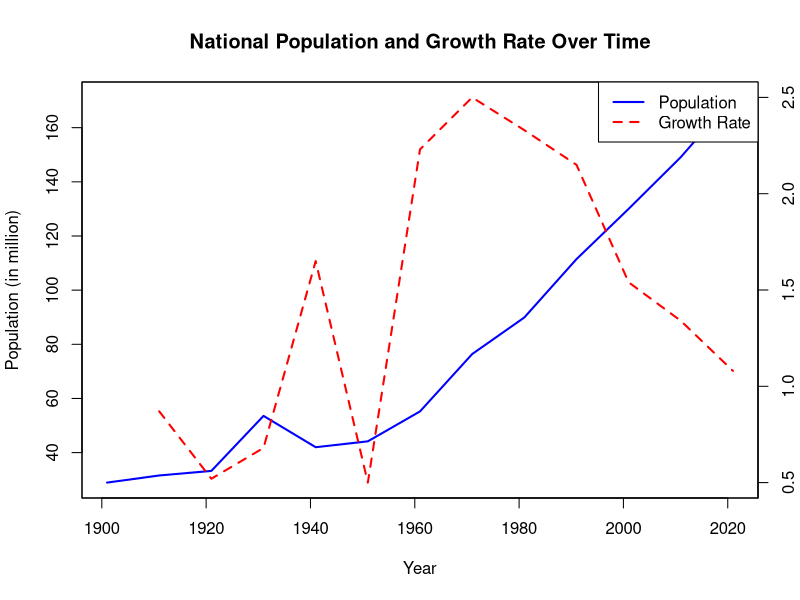
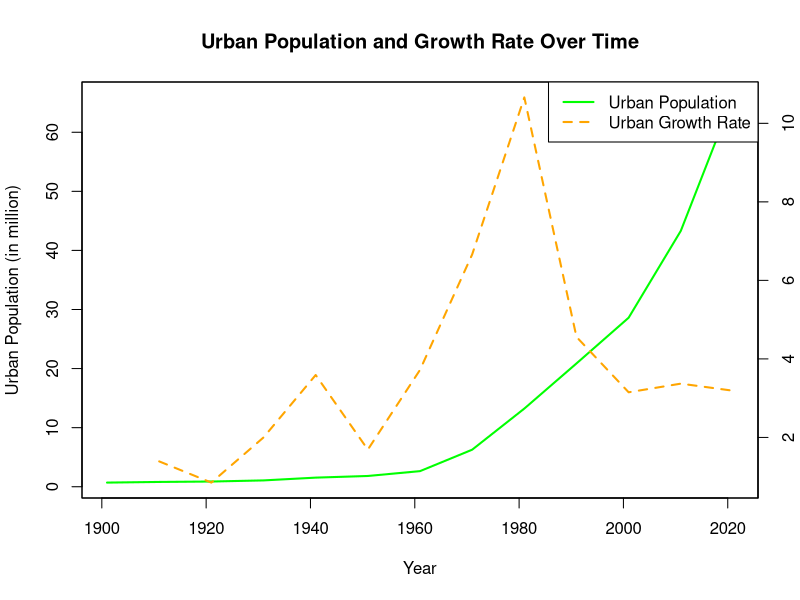
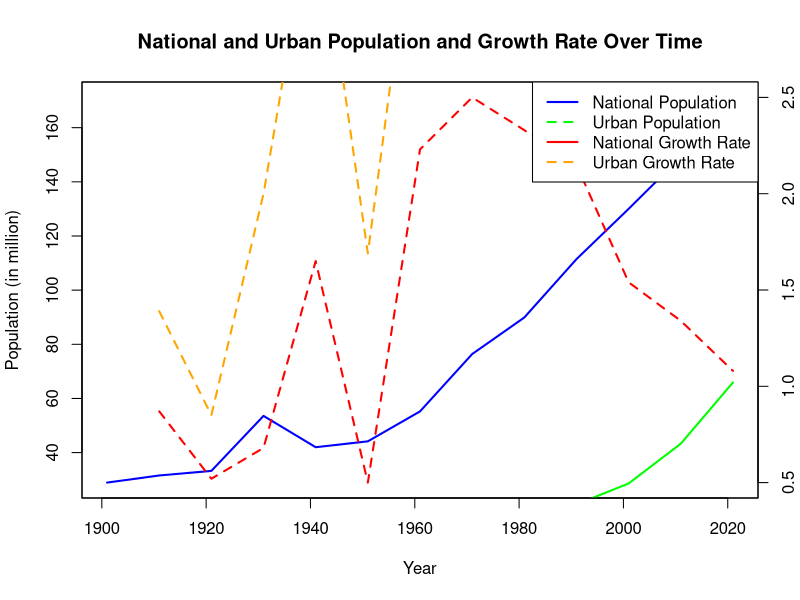
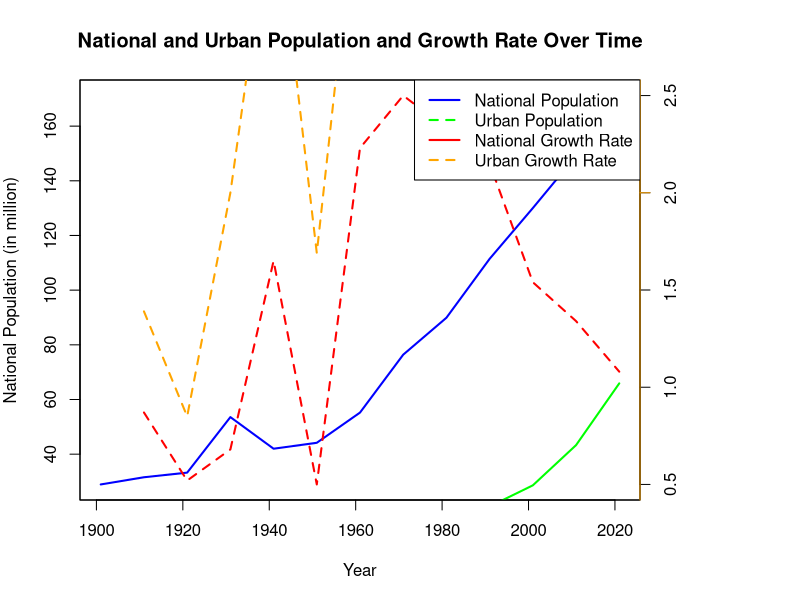

These charts were generated, in order, by the following R code:
## ---- chunk 1

# Create a data frame with the given data
data <- data.frame(
  Year = c(1901, 1911, 1921, 1931, 1941, 1951, 1961, 1971, 1981, 1991, 2001, 2011, 2021),
  Population = c(28.93, 31.56, 33.25, 53.56, 42.00, 44.17, 55.22, 76.40, 89.91, 111.46, 130.03, 149.13, 171.18),
  GrowthRate = c(NA, 0.87, 0.52, 0.68, 1.65, 0.50, 2.23, 2.50, 2.33, 2.15, 1.54, 1.34, 1.08)
)

# Plotting the Total Population
png("population_and_growth.png", width = 800, height = 600)  # Set width and height as per your preference
plot(data$Year, data$Population, type = "l", col = "blue", lwd = 2, 
     xlab = "Year", ylab = "Population (in million)",
     main = "National Population and Growth Rate Over Time")

# Adding a second y-axis for Growth Rate
par(new = TRUE)
plot(data$Year, data$GrowthRate, type = "l", col = "red", lty = 2, lwd = 2,
     xaxt = "n", yaxt = "n", xlab = "", ylab = "")

# Adjusting y-axis limits dynamically
max_population <- max(data$Population, na.rm = TRUE)
max_growth_rate <- max(data$GrowthRate, na.rm = TRUE)

axis(side = 4, at = pretty(seq(0, max_growth_rate, length.out = 6)))

# Adding legends
legend("topright", legend = c("Population", "Growth Rate"), col = c("blue", "red"), lty = 1:2, lwd = 2)

dev.off()  # Close the PNG device



## ---- chunk 2

# Create a data frame with the given data for Urban Population
urban_data <- data.frame(
  Year = c(1901, 1911, 1921, 1931, 1941, 1951, 1961, 1971, 1981, 1991, 2001, 2011, 2021),
  UrbanPopulation = c(0.70, 0.81, 0.88, 1.07, 1.54, 1.82, 2.64, 6.27, 13.23, 20.87, 28.61, 43.31, 65.9),
  UrbanGrowthRate = c(NA, 1.39, 0.85, 2.00, 3.59, 1.69, 3.72, 6.66, 10.66, 4.56, 3.15, 3.37, 3.19)
)

# Plotting the Urban Population
png("urban_population_and_growth.png", width = 800, height = 600)
plot(urban_data$Year, urban_data$UrbanPopulation, type = "l", col = "green", lwd = 2, 
     xlab = "Year", ylab = "Urban Population (in million)",
     main = "Urban Population and Growth Rate Over Time")

# Adding a second y-axis for Urban Growth Rate
par(new = TRUE)
plot(urban_data$Year, urban_data$UrbanGrowthRate, type = "l", col = "orange", lty = 2, lwd = 2,
     xaxt = "n", yaxt = "n", xlab = "", ylab = "")

# Adjusting y-axis limits dynamically
max_urban_population <- max(urban_data$UrbanPopulation, na.rm = TRUE)
max_urban_growth_rate <- max(urban_data$UrbanGrowthRate, na.rm = TRUE)

axis(side = 4, at = pretty(seq(0, max_urban_growth_rate, length.out = 6)))

# Adding legends
legend("topright", legend = c("Urban Population", "Urban Growth Rate"), col = c("green", "orange"), lty = 1:2, lwd = 2)

dev.off()


## ---- chunk 3

# Combining data from both tables
combined_data <- data.frame(
  Year = c(1901, 1911, 1921, 1931, 1941, 1951, 1961, 1971, 1981, 1991, 2001, 2011, 2021),
  NationalPopulation = c(28.93, 31.56, 33.25, 53.56, 42.00, 44.17, 55.22, 76.40, 89.91, 111.46, 130.03, 149.13, 171.18),
  NationalGrowthRate = c(NA, 0.87, 0.52, 0.68, 1.65, 0.50, 2.23, 2.50, 2.33, 2.15, 1.54, 1.34, 1.08),
  UrbanPopulation = c(0.70, 0.81, 0.88, 1.07, 1.54, 1.82, 2.64, 6.27, 13.23, 20.87, 28.61, 43.31, 65.9),
  UrbanGrowthRate = c(NA, 1.39, 0.85, 2.00, 3.59, 1.69, 3.72, 6.66, 10.66, 4.56, 3.15, 3.37, 3.19)
)

# Plotting the National Population
png("national_and_urban_population_and_growth.png", width = 800, height = 600)
plot(combined_data$Year, combined_data$NationalPopulation, type = "l", col = "blue", lwd = 2, 
     xlab = "Year", ylab = "Population (in million)",
     main = "National and Urban Population and Growth Rate Over Time")

# Adding lines for Urban Population
lines(combined_data$Year, combined_data$UrbanPopulation, type = "l", col = "green", lwd = 2)

# Adding a second y-axis for Growth Rates
par(new = TRUE)
plot(combined_data$Year, combined_data$NationalGrowthRate, type = "l", col = "red", lty = 2, lwd = 2,
     xaxt = "n", yaxt = "n", xlab = "", ylab = "")
axis(side = 4, at = pretty(c(min(combined_data$NationalGrowthRate, na.rm = TRUE), max(combined_data$NationalGrowthRate, na.rm = TRUE))))

# Adding lines for Urban Growth Rate
lines(combined_data$Year, combined_data$UrbanGrowthRate, type = "l", col = "orange", lty = 2, lwd = 2)

# Adding legends
legend("topright", legend = c("National Population", "Urban Population", "National Growth Rate", "Urban Growth Rate"), 
       col = c("blue", "green", "red", "orange"), lty = 1:2, lwd = 2)

dev.off()


## ---- chunk 4

# Plotting the National Population
png("national_and_urban_population_and_growth2.png", width = 1600, height = 1200)
par(mar = c(5, 4, 4, 8))  # Adjusting the margin to make room for the secondary y-axis
plot(combined_data$Year, combined_data$NationalPopulation, type = "l", col = "blue", lwd = 2, 
     xlab = "Year", ylab = "National Population (in million)",
     main = "National and Urban Population and Growth Rate Over Time")

# Adding lines for Urban Population
lines(combined_data$Year, combined_data$UrbanPopulation, type = "l", col = "green", lwd = 2)

# Adding a second y-axis for Growth Rates
par(new = TRUE)
plot(combined_data$Year, combined_data$NationalGrowthRate, type = "l", col = "red", lty = 2, lwd = 2,
     xaxt = "n", yaxt = "n", xlab = "", ylab = "")
axis(side = 4, at = pretty(c(min(combined_data$NationalGrowthRate, na.rm = TRUE), max(combined_data$NationalGrowthRate, na.rm = TRUE))))

# Adding lines for Urban Growth Rate on the secondary y-axis
lines(combined_data$Year, combined_data$UrbanGrowthRate, type = "l", col = "orange", lty = 2, lwd = 2, yaxt = "n")
axis(side = 4, at = pretty(c(min(combined_data$UrbanGrowthRate, na.rm = TRUE), max(combined_data$UrbanGrowthRate, na.rm = TRUE))), col = "orange", las = 2, labels = FALSE)

# Adding legends
legend("topright", legend = c("National Population", "Urban Population", "National Growth Rate", "Urban Growth Rate"), 
       col = c("blue", "green", "red", "orange"), lty = 1:2, lwd = 2)

dev.off()


## ---- chunk 5

# Creating data frames for National and Urban Population
national_data <- data.frame(
  Year = c(1901, 1911, 1921, 1931, 1941, 1951, 1961, 1971, 1981, 1991, 2001, 2011, 2021),
  NationalPopulation = c(28.93, 31.56, 33.25, 53.56, 42.00, 44.17, 55.22, 76.40, 89.91, 111.46, 130.03, 149.13, 171.18),
  NationalGrowthRate = c(NA, 0.87, 0.52, 0.68, 1.65, 0.50, 2.23, 2.50, 2.33, 2.15, 1.54, 1.34, 1.08)
)

urban_data <- data.frame(
  Year = c(1901, 1911, 1921, 1931, 1941, 1951, 1961, 1971, 1981, 1991, 2001, 2011, 2021),
  UrbanPopulation = c(0.70, 0.81, 0.88, 1.07, 1.54, 1.82, 2.64, 6.27, 13.23, 20.87, 28.61, 43.31, 65.9),
  UrbanGrowthRate = c(NA, 1.39, 0.85, 2.00, 3.59, 1.69, 3.72, 6.66, 10.66, 4.56, 3.15, 3.37, 3.19)
)

# Merging the two data frames
combined_data <- merge(national_data, urban_data, by = "Year")

# Summary statistics
summary(combined_data)

# Correlation matrix
cor(combined_data[, c("NationalPopulation", "UrbanPopulation", "NationalGrowthRate", "UrbanGrowthRate")], use = "complete.obs")

# Linear regression - National Population vs. Year
national_lm <- lm(NationalPopulation ~ Year, data = combined_data)
summary(national_lm)

# Linear regression - Urban Population vs. Year
urban_lm <- lm(UrbanPopulation ~ Year, data = combined_data)
summary(urban_lm)

# Linear regression - National Growth Rate vs. Year
national_growth_lm <- lm(NationalGrowthRate ~ Year, data = combined_data)
summary(national_growth_lm)

# Linear regression - Urban Growth Rate vs. Year
urban_growth_lm <- lm(UrbanGrowthRate ~ Year, data = combined_data)
summary(urban_growth_lm)

